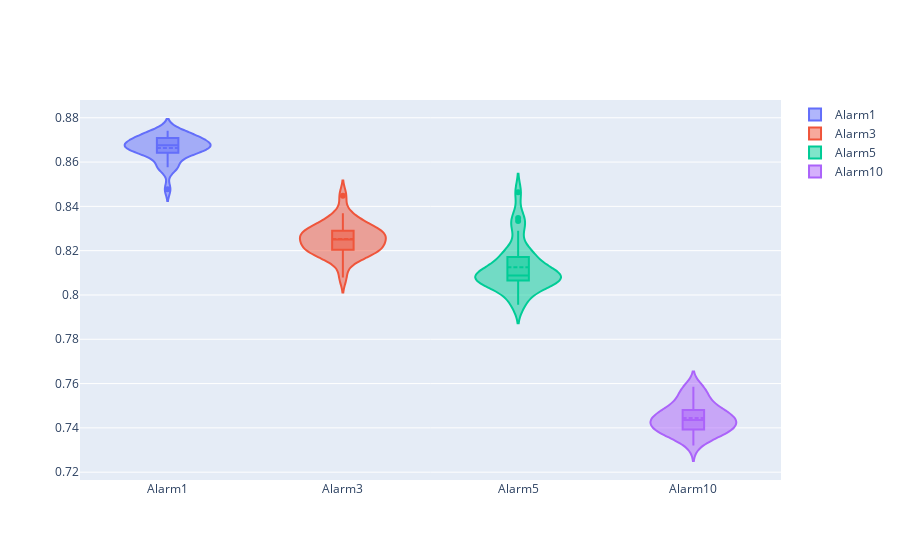
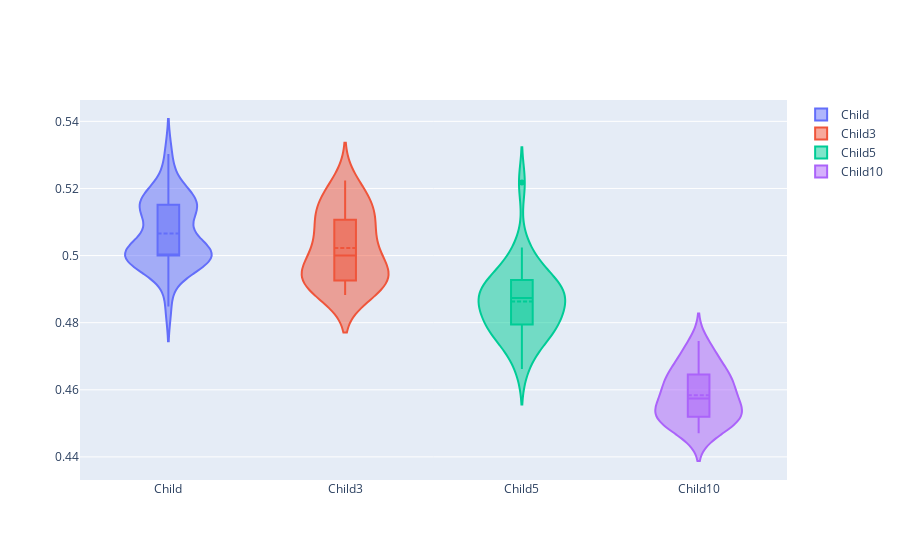
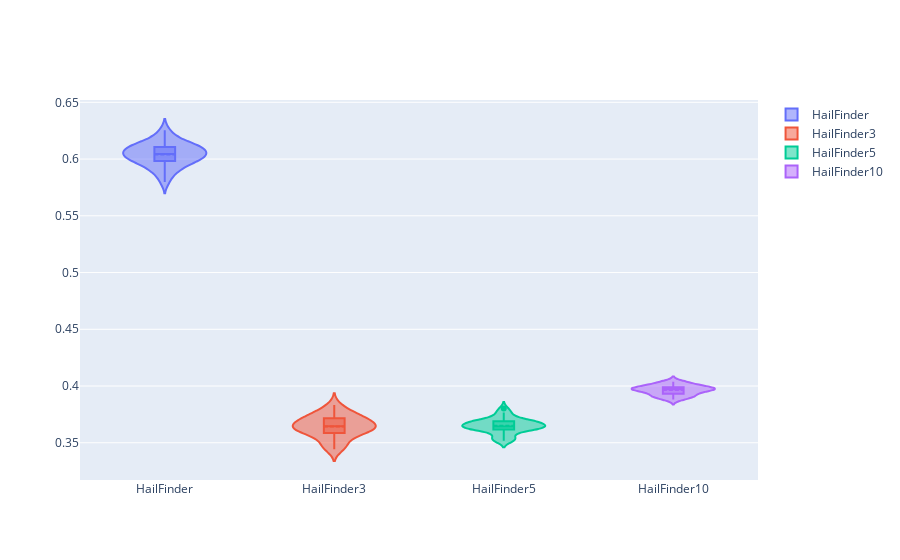
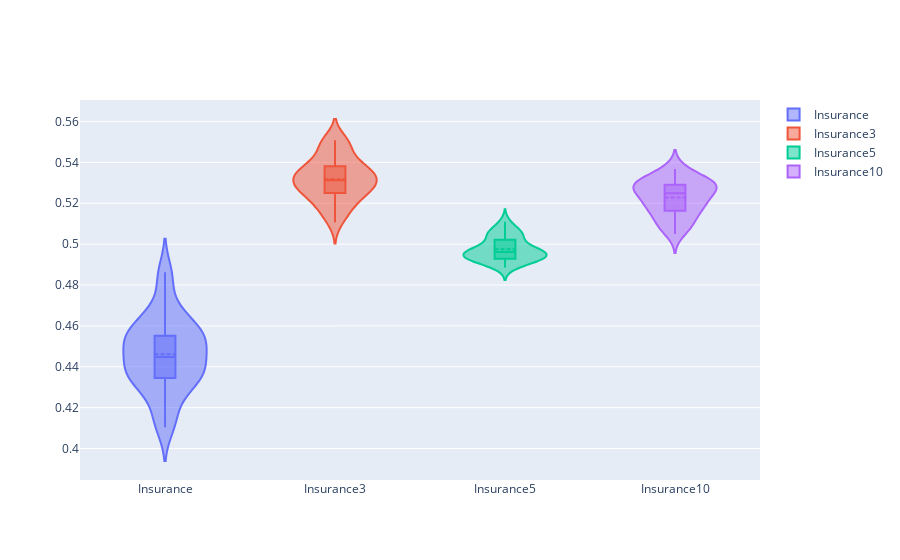

The notebook cell saved with these charts, in order:
### Code cell
for i in range(0, len(groups_with_more_than_one_member), 4):
    stop =  i + 4 if i + 4 < len(groups_with_more_than_one_member) else len(groups_with_more_than_one_member)
    fig = go.Figure()
    for group in groups_with_more_than_one_member[i:stop]:
        fig.add_trace(go.Violin(x=df['group'][df['group'] == group],
                            y=df['varsortability'][df['group'] == group],
                            name=group,
                            box_visible=True,
                            meanline_visible=True))
    fig.show()
    fig.write_html(f"graph_interactive/datasets_group_violin{i}.html")

### Figure 1 — Plotly figure (JSON) as saved in the notebook; plotly's stock layout.template omitted (floating-point values rounded to 4 significant figures)
{"data": [{"box": {"visible": true}, "meanline": {"visible": true}, "name": "Alarm1", "type": "violin", "x": ["Alarm1", "Alarm1", "Alarm1", "Alarm1", "Alarm1", "Alarm1", "Alarm1", "Alarm1", "Alarm1", "Alarm1", "Alarm1", "Alarm1", "Alarm1", "Alarm1", "Alarm1", "Alarm1", "Alarm1", "Alarm1", "Alarm1", "Alarm1", "Alarm1", "Alarm1", "Alarm1", "Alarm1", "Alarm1", "Alarm1", "Alarm1", "Alarm1", "Alarm1", "Alarm1"], "y": [0.8675, 0.8642, 0.8675, 0.8675, 0.8477, 0.8609, 0.8725, 0.8576, 0.8742, 0.8642, 0.8642, 0.8742, 0.8642, 0.8709, 0.8576, 0.8576, 0.8725, 0.8675, 0.8709, 0.8709, 0.8709, 0.8709, 0.8675, 0.8675, 0.8642, 0.8642, 0.8675, 0.8675, 0.8675, 0.8675]}, {"box": {"visible": true}, "meanline": {"visible": true}, "name": "Alarm3", "type": "violin", "x": ["Alarm3", "Alarm3", "Alarm3", "Alarm3", "Alarm3", "Alarm3", "Alarm3", "Alarm3", "Alarm3", "Alarm3", "Alarm3", "Alarm3", "Alarm3", "Alarm3", "Alarm3", "Alarm3", "Alarm3", "Alarm3", "Alarm3", "Alarm3", "Alarm3", "Alarm3", "Alarm3", "Alarm3", "Alarm3", "Alarm3", "Alarm3", "Alarm3", "Alarm3", "Alarm3"], "y": [0.8079, 0.821, 0.8146, 0.8369, 0.8201, 0.8216, 0.8277, 0.8448, 0.8247, 0.8286, 0.8177, 0.8183, 0.8204, 0.8335, 0.8173, 0.8228, 0.832, 0.8345, 0.8198, 0.829, 0.8247, 0.8253, 0.8296, 0.8247, 0.829, 0.8302, 0.8283, 0.821, 0.8253, 0.8271]}, {"box": {"visible": true}, "meanline": {"visible": true}, "name": "Alarm5", "type": "violin", "x": ["Alarm5", "Alarm5", "Alarm5", "Alarm5", "Alarm5", "Alarm5", "Alarm5", "Alarm5", "Alarm5", "Alarm5", "Alarm5", "Alarm5", "Alarm5", "Alarm5", "Alarm5", "Alarm5", "Alarm5", "Alarm5", "Alarm5", "Alarm5", "Alarm5", "Alarm5", "Alarm5", "Alarm5", "Alarm5", "Alarm5", "Alarm5", "Alarm5", "Alarm5", "Alarm5"], "y": [0.8464, 0.8057, 0.7956, 0.8043, 0.8161, 0.8067, 0.8116, 0.8171, 0.829, 0.82, 0.8347, 0.7969, 0.8016, 0.812, 0.8127, 0.809, 0.8175, 0.8057, 0.8334, 0.8205, 0.8086, 0.8086, 0.8097, 0.8075, 0.8104, 0.803, 0.8066, 0.8077, 0.8066, 0.8086]}, {"box": {"visible": true}, "meanline": {"visible": true}, "name": "Alarm10", "type": "violin", "x": ["Alarm10", "Alarm10", "Alarm10", "Alarm10", "Alarm10", "Alarm10", "Alarm10", "Alarm10", "Alarm10", "Alarm10", "Alarm10", "Alarm10", "Alarm10", "Alarm10", "Alarm10", "Alarm10", "Alarm10", "Alarm10", "Alarm10", "Alarm10", "Alarm10", "Alarm10", "Alarm10", "Alarm10", "Alarm10", "Alarm10", "Alarm10", "Alarm10", "Alarm10", "Alarm10"], "y": [0.7558, 0.7442, 0.7421, 0.732, 0.7486, 0.7517, 0.7369, 0.7429, 0.7541, 0.7585, 0.7511, 0.7445, 0.743, 0.7384, 0.7481, 0.7468, 0.7358, 0.7362, 0.7467, 0.7577, 0.7388, 0.7443, 0.7419, 0.7377, 0.7408, 0.7393, 0.7419, 0.7456, 0.7393, 0.7479]}], "layout": {}}

### Figure 2 — Plotly figure (JSON) as saved in the notebook; plotly's stock layout.template omitted (floating-point values rounded to 4 significant figures)
{"data": [{"box": {"visible": true}, "meanline": {"visible": true}, "name": "Child", "type": "violin", "x": ["Child", "Child", "Child", "Child", "Child", "Child", "Child", "Child", "Child", "Child", "Child", "Child", "Child", "Child", "Child", "Child", "Child", "Child", "Child", "Child", "Child", "Child", "Child", "Child", "Child", "Child", "Child", "Child", "Child", "Child"], "y": [0.5076, 0.5, 0.5227, 0.5152, 0.5152, 0.5, 0.5152, 0.5, 0.5, 0.5, 0.5152, 0.5, 0.5152, 0.5, 0.5152, 0.4848, 0.5152, 0.5, 0.5152, 0.5152, 0.5, 0.5, 0.5303, 0.5, 0.5, 0.5152, 0.5, 0.5, 0.5, 0.5]}, {"box": {"visible": true}, "meanline": {"visible": true}, "name": "Child3", "type": "violin", "x": ["Child3", "Child3", "Child3", "Child3", "Child3", "Child3", "Child3", "Child3", "Child3", "Child3", "Child3", "Child3", "Child3", "Child3", "Child3", "Child3", "Child3", "Child3", "Child3", "Child3", "Child3", "Child3", "Child3", "Child3", "Child3", "Child3", "Child3", "Child3", "Child3", "Child3"], "y": [0.5021, 0.4925, 0.4883, 0.5139, 0.5107, 0.5149, 0.4947, 0.5181, 0.4893, 0.5128, 0.4925, 0.4883, 0.4915, 0.5224, 0.5053, 0.5203, 0.4925, 0.5011, 0.4904, 0.5107, 0.4989, 0.4947, 0.4968, 0.4947, 0.4947, 0.4989, 0.516, 0.5053, 0.5053, 0.5096]}, {"box": {"visible": true}, "meanline": {"visible": true}, "name": "Child5", "type": "violin", "x": ["Child5", "Child5", "Child5", "Child5", "Child5", "Child5", "Child5", "Child5", "Child5", "Child5", "Child5", "Child5", "Child5", "Child5", "Child5", "Child5", "Child5", "Child5", "Child5", "Child5", "Child5", "Child5", "Child5", "Child5", "Child5", "Child5", "Child5", "Child5", "Child5", "Child5"], "y": [0.4783, 0.4988, 0.4976, 0.4867, 0.4795, 0.4928, 0.4831, 0.4662, 0.5217, 0.4758, 0.4795, 0.4903, 0.4928, 0.4903, 0.4758, 0.4783, 0.4843, 0.471, 0.5024, 0.4843, 0.4879, 0.4879, 0.4879, 0.4928, 0.4879, 0.4807, 0.4879, 0.4734, 0.4807, 0.4928]}, {"box": {"visible": true}, "meanline": {"visible": true}, "name": "Child10", "type": "violin", "x": ["Child10", "Child10", "Child10", "Child10", "Child10", "Child10", "Child10", "Child10", "Child10", "Child10", "Child10", "Child10", "Child10", "Child10", "Child10", "Child10", "Child10", "Child10", "Child10", "Child10", "Child10", "Child10", "Child10", "Child10", "Child10", "Child10", "Child10", "Child10", "Child10", "Child10"], "y": [0.4681, 0.447, 0.4543, 0.4546, 0.4614, 0.4646, 0.4716, 0.4637, 0.4745, 0.4587, 0.4649, 0.4496, 0.4514, 0.4473, 0.4614, 0.4581, 0.4678, 0.4614, 0.4716, 0.4649, 0.4561, 0.452, 0.4532, 0.4508, 0.4599, 0.4491, 0.4535, 0.4508, 0.4567, 0.4532]}], "layout": {}}

### Figure 3 — Plotly figure (JSON) as saved in the notebook; plotly's stock layout.template omitted (floating-point values rounded to 4 significant figures)
{"data": [{"box": {"visible": true}, "meanline": {"visible": true}, "name": "HailFinder", "type": "violin", "x": ["HailFinder", "HailFinder", "HailFinder", "HailFinder", "HailFinder", "HailFinder", "HailFinder", "HailFinder", "HailFinder", "HailFinder", "HailFinder", "HailFinder", "HailFinder", "HailFinder", "HailFinder", "HailFinder", "HailFinder", "HailFinder", "HailFinder", "HailFinder", "HailFinder", "HailFinder", "HailFinder", "HailFinder", "HailFinder", "HailFinder", "HailFinder", "HailFinder", "HailFinder", "HailFinder"], "y": [0.5921, 0.5933, 0.6131, 0.6131, 0.5995, 0.5983, 0.618, 0.602, 0.6193, 0.5859, 0.5983, 0.6007, 0.6255, 0.6044, 0.6082, 0.6131, 0.6082, 0.6044, 0.6007, 0.5797, 0.6007, 0.5946, 0.6057, 0.6082, 0.6106, 0.6106, 0.6069, 0.6032, 0.5896, 0.6119]}, {"box": {"visible": true}, "meanline": {"visible": true}, "name": "HailFinder3", "type": "violin", "x": ["HailFinder3", "HailFinder3", "HailFinder3", "HailFinder3", "HailFinder3", "HailFinder3", "HailFinder3", "HailFinder3", "HailFinder3", "HailFinder3", "HailFinder3", "HailFinder3", "HailFinder3", "HailFinder3", "HailFinder3", "HailFinder3", "HailFinder3", "HailFinder3", "HailFinder3", "HailFinder3", "HailFinder3", "HailFinder3", "HailFinder3", "HailFinder3", "HailFinder3", "HailFinder3", "HailFinder3", "HailFinder3", "HailFinder3", "HailFinder3"], "y": [0.3675, 0.3798, 0.3574, 0.3502, 0.3619, 0.3744, 0.3464, 0.3769, 0.3832, 0.3471, 0.3668, 0.3717, 0.3546, 0.3443, 0.3608, 0.3657, 0.363, 0.362, 0.3665, 0.3574, 0.3622, 0.372, 0.3731, 0.3586, 0.3693, 0.3744, 0.3655, 0.3634, 0.3692, 0.3618]}, {"box": {"visible": true}, "meanline": {"visible": true}, "name": "HailFinder5", "type": "violin", "x": ["HailFinder5", "HailFinder5", "HailFinder5", "HailFinder5", "HailFinder5", "HailFinder5", "HailFinder5", "HailFinder5", "HailFinder5", "HailFinder5", "HailFinder5", "HailFinder5", "HailFinder5", "HailFinder5", "HailFinder5", "HailFinder5", "HailFinder5", "HailFinder5", "HailFinder5", "HailFinder5", "HailFinder5", "HailFinder5", "HailFinder5", "HailFinder5", "HailFinder5", "HailFinder5", "HailFinder5", "HailFinder5", "HailFinder5", "HailFinder5"], "y": [0.37, 0.3518, 0.3631, 0.3689, 0.3651, 0.3802, 0.3536, 0.3766, 0.3635, 0.3523, 0.3751, 0.3611, 0.3613, 0.3677, 0.3581, 0.3664, 0.355, 0.3714, 0.3625, 0.3643, 0.3694, 0.3637, 0.3617, 0.3677, 0.3673, 0.3645, 0.3644, 0.3697, 0.3638, 0.3675]}, {"box": {"visible": true}, "meanline": {"visible": true}, "name": "HailFinder10", "type": "violin", "x": ["HailFinder10", "HailFinder10", "HailFinder10", "HailFinder10", "HailFinder10", "HailFinder10", "HailFinder10", "HailFinder10", "HailFinder10", "HailFinder10", "HailFinder10", "HailFinder10", "HailFinder10", "HailFinder10", "HailFinder10", "HailFinder10", "HailFinder10", "HailFinder10", "HailFinder10", "HailFinder10", "HailFinder10", "HailFinder10", "HailFinder10", "HailFinder10", "HailFinder10", "HailFinder10", "HailFinder10", "HailFinder10", "HailFinder10", "HailFinder10"], "y": [0.3951, 0.4032, 0.4024, 0.3904, 0.3985, 0.3903, 0.3882, 0.3965, 0.3957, 0.3916, 0.4022, 0.4038, 0.3977, 0.3996, 0.3963, 0.3906, 0.3961, 0.3979, 0.3899, 0.3931, 0.3977, 0.3974, 0.398, 0.3988, 0.4006, 0.4006, 0.397, 0.3924, 0.398, 0.3941]}], "layout": {}}

### Figure 4 — Plotly figure (JSON) as saved in the notebook; plotly's stock layout.template omitted (floating-point values rounded to 4 significant figures)
{"data": [{"box": {"visible": true}, "meanline": {"visible": true}, "name": "Insurance", "type": "violin", "x": ["Insurance", "Insurance", "Insurance", "Insurance", "Insurance", "Insurance", "Insurance", "Insurance", "Insurance", "Insurance", "Insurance", "Insurance", "Insurance", "Insurance", "Insurance", "Insurance", "Insurance", "Insurance", "Insurance", "Insurance", "Insurance", "Insurance", "Insurance", "Insurance", "Insurance", "Insurance", "Insurance", "Insurance", "Insurance", "Insurance"], "y": [0.4345, 0.4517, 0.4138, 0.4379, 0.4552, 0.4552, 0.4276, 0.4655, 0.4621, 0.4862, 0.4517, 0.4552, 0.4103, 0.431, 0.4552, 0.4517, 0.4172, 0.4483, 0.4621, 0.4828, 0.4414, 0.4414, 0.431, 0.4414, 0.4552, 0.4379, 0.431, 0.4414, 0.4379, 0.469]}, {"box": {"visible": true}, "meanline": {"visible": true}, "name": "Insurance3", "type": "violin", "x": ["Insurance3", "Insurance3", "Insurance3", "Insurance3", "Insurance3", "Insurance3", "Insurance3", "Insurance3", "Insurance3", "Insurance3", "Insurance3", "Insurance3", "Insurance3", "Insurance3", "Insurance3", "Insurance3", "Insurance3", "Insurance3", "Insurance3", "Insurance3", "Insurance3", "Insurance3", "Insurance3", "Insurance3", "Insurance3", "Insurance3", "Insurance3", "Insurance3", "Insurance3", "Insurance3"], "y": [0.5238, 0.5492, 0.5298, 0.5333, 0.5302, 0.5262, 0.5212, 0.5143, 0.5107, 0.55, 0.5381, 0.5476, 0.5308, 0.5387, 0.5508, 0.5179, 0.525, 0.5171, 0.5353, 0.5304, 0.5397, 0.5381, 0.525, 0.5321, 0.5288, 0.5317, 0.5339, 0.5433, 0.5359, 0.5242]}, {"box": {"visible": true}, "meanline": {"visible": true}, "name": "Insurance5", "type": "violin", "x": ["Insurance5", "Insurance5", "Insurance5", "Insurance5", "Insurance5", "Insurance5", "Insurance5", "Insurance5", "Insurance5", "Insurance5", "Insurance5", "Insurance5", "Insurance5", "Insurance5", "Insurance5", "Insurance5", "Insurance5", "Insurance5", "Insurance5", "Insurance5", "Insurance5", "Insurance5", "Insurance5", "Insurance5", "Insurance5", "Insurance5", "Insurance5", "Insurance5", "Insurance5", "Insurance5"], "y": [0.4924, 0.495, 0.492, 0.4982, 0.4886, 0.5109, 0.4969, 0.4954, 0.5022, 0.5072, 0.4903, 0.4913, 0.4925, 0.4949, 0.497, 0.4939, 0.505, 0.4928, 0.5068, 0.5045, 0.4935, 0.4927, 0.4955, 0.5014, 0.5021, 0.506, 0.497, 0.4978, 0.4971, 0.4952]}, {"box": {"visible": true}, "meanline": {"visible": true}, "name": "Insurance10", "type": "violin", "x": ["Insurance10", "Insurance10", "Insurance10", "Insurance10", "Insurance10", "Insurance10", "Insurance10", "Insurance10", "Insurance10", "Insurance10", "Insurance10", "Insurance10", "Insurance10", "Insurance10", "Insurance10", "Insurance10", "Insurance10", "Insurance10", "Insurance10", "Insurance10", "Insurance10", "Insurance10", "Insurance10", "Insurance10", "Insurance10", "Insurance10", "Insurance10", "Insurance10", "Insurance10", "Insurance10"], "y": [0.5282, 0.5082, 0.5283, 0.5199, 0.5049, 0.5326, 0.5215, 0.5083, 0.5164, 0.5132, 0.5355, 0.5191, 0.5224, 0.5191, 0.5163, 0.529, 0.527, 0.5126, 0.5277, 0.5098, 0.5368, 0.5262, 0.5303, 0.5291, 0.5256, 0.5304, 0.5314, 0.5243, 0.5312, 0.5188]}], "layout": {}}
